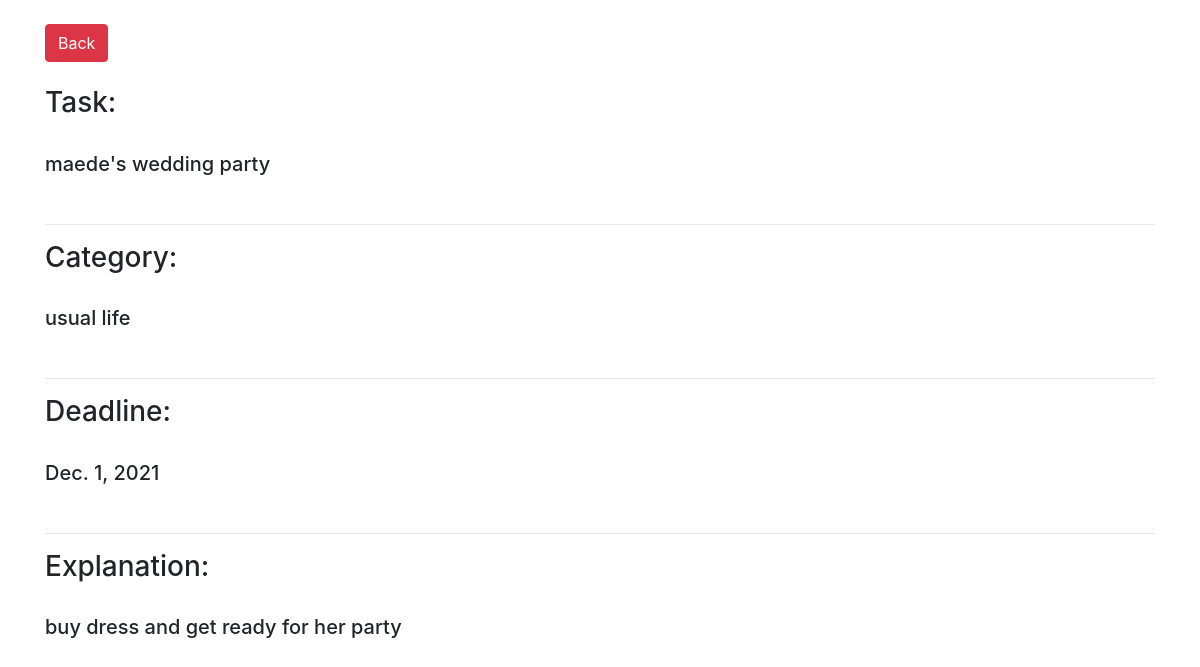
The app's page /12/ with its own data.
### todo/models.py (models this page shows, shortened)
class Task(models.Model):
    priorities = (
        ("High","1"),
        ("Medium","2"),
        ("Low","3"),
    )
    title = models.CharField(max_length=100, blank=False)
    explanation = models.TextField(blank=False)
    category = models.ForeignKey(Category, on_delete=models.CASCADE)
    priority = models.CharField(max_length=6, choices=priorities, default="Medium")
    deadline = models.DateField(blank=False)

class Category(models.Model):
    category = models.CharField(max_length=3, unique=True)
    def __str__(self) :
        return self.category

### todo/views.py (the view)
# urls.py: path('<int:pk>/', TaskDetail.as_view(), name="tasks_explanation"),
class TaskDetail(DetailView):
    model = Task
    template_name = 'todo/tasks_explanation.html'

### templates/todo/tasks_explanation.html (shortened to what this page needs)
<!DOCTYPE html>
<html lang="en">
<head>
    <link rel="stylesheet"
    href="https://maxcdn.bootstrapcdn.com/bootstrap/4.0.0/css/bootstrap.min.css"
>
</head>
<body>
    <div class="container mt-4">
        <a class="btn btn-danger" href="{% url 'tasks' %}">Back</a>
        <div>
        <br>
        <h3>Task: </h1>
        <br>
        <h5>{{task.title}}</h5>
        </div>
        <br>
        <hr>
        <div>
        <h3>Category:</h3>
        <br>
        <h5> {{task.category}}</h5></div>
        <br>
        <hr>
        <div>
        <h3>Deadline:</h3>
        <br>
        <h5>{{task.deadline}}</h5></div>
        <br>
        <hr>
        <h3>Explanation: </h3>
        <br>
        <div>
        <h5>{{task.explanation}}</h5>
        </div>
    </div>
</body>
</html>

### records on screen
Task: title "maede's wedding party", category "usual life", deadline "Dec. 1, 2021", explanation "buy dress and get ready for her party"
